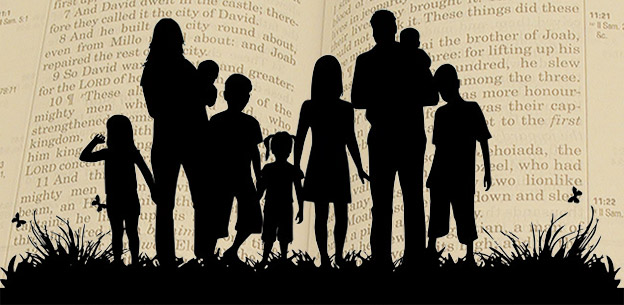
#> input picture assets/family.jpg, 624 x 305 px
$ python contourarea_02.py
#> lines starting #> are read from the running program, lines starting #| are printed output that depends on the picture; after the words box and inside, x2 and y2 are one past the last pixel; in counts of white or black regions, pixels touching at a corner belong together
import cv2

PURPLE = (75, 0, 130)
YELLOW = (0, 255, 255)
THICKNESS = 4
FONT = cv2.FONT_HERSHEY_SIMPLEX

img_color = cv2.imread("assets/family.jpg")
#> img_color is the input picture: shape (305, 624, 3); mean B, G, R 92, 108.9, 117
img_color = cv2.resize(img_color, None, None, fx=0.5, fy=0.5)
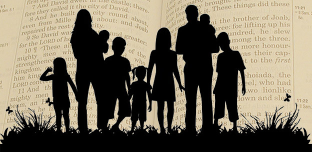
#> img_color: shape (152, 312, 3); mean B, G, R 92.3, 109.3, 117.4
img = cv2.cvtColor(img_color, cv2.COLOR_BGR2GRAY)
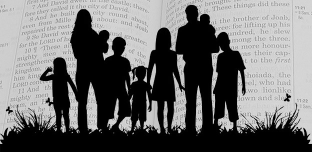
#> img: shape (152, 312); min 0, max 228, mean 109.8

blurred = cv2.GaussianBlur(img, (7, 7), 0)
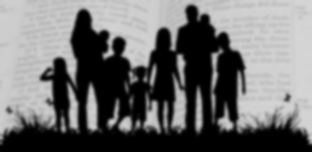
#> blurred: shape (152, 312); min 0, max 213, mean 109.8
blurred = cv2.bilateralFilter(blurred, 5, sigmaColor=50, sigmaSpace=50)
edged = cv2.Canny(blurred, 130, 150, 255)
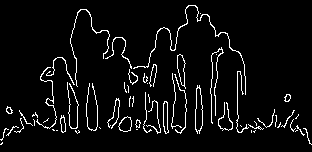
#> edged: shape (152, 312); 5.5% white in thin lines or dots

cv2.imshow("Outline of device", edged)
cv2.waitKey(0)

cnts, _ = cv2.findContours(edged, cv2.RETR_EXTERNAL, cv2.CHAIN_APPROX_SIMPLE)
#> cnts = 61 contours, 50 with area under 20; largest, box (x1, y1, x2, y2) and area: (195, 85, 203, 134) 250, (177, 54, 186, 89) 161, (118, 116, 132, 132) 142, (163, 101, 169, 134) 120, (60, 115, 66, 133) 60
# sort contours by area, and get the first 10
cnts = sorted(cnts, key=cv2.contourArea, reverse=True)[:10]
#> cnts = 10 contours; largest, box (x1, y1, x2, y2) and area: (195, 85, 203, 134) 250, (177, 54, 186, 89) 161, (118, 116, 132, 132) 142, (163, 101, 169, 134) 120, (60, 115, 66, 133) 60

for i, cnt in enumerate(cnts):
    cv2.drawContours(img_color, cnts, i, PURPLE, THICKNESS)
    x, y, w, h = cv2.boundingRect(cnt)
    cv2.rectangle(img_color, (x, y), (x + w, y + h), YELLOW, THICKNESS)
    area = round(cv2.contourArea(cnt), 1)
    peri = round(cv2.arcLength(cnt, closed=True), 1)
    print(f"ContourArea:{area}, Peri: {peri}")
    cv2.putText(img_color, "Area:" + str(area), (x, y - 15), FONT, 0.4, PURPLE, 1)
    cv2.putText(img_color, "Perimeter:" + str(peri), (x, y - 5), FONT, 0.4, PURPLE, 1)
#> this loop made 10 passes
#> (x, y, w, h, area, peri) on passes 1 to 10: (195, 85, 8, 49, 250, 112.6), (177, 54, 9, 35, 161, 78.6), (118, 116, 14, 16, 142, 47.8), (163, 101, 6, 33, 120, 70.5), (60, 115, 6, 18, 60, 43.3), (133, 5, 113, 90, 51, 591.9), (284, 94, 7, 8, 32, 23.3), (6, 106, 7, 8, 28.5, 22.7), (36, 67, 21, 62, 27.5, 237), (135, 119, 6, 9, 24, 23.3)
#| ContourArea:250.0, Peri: 112.6
#| ContourArea:161.0, Peri: 78.6
#| ContourArea:142.0, Peri: 47.8
#| ContourArea:120.0, Peri: 70.5
#| ContourArea:60.0, Peri: 43.3
#| ContourArea:51.0, Peri: 591.9
#| ContourArea:32.0, Peri: 23.3
#| ContourArea:28.5, Peri: 22.7
#> (further printed lines are left out)
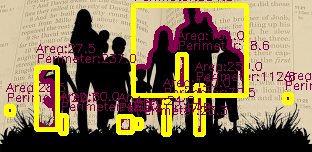
#> img_color: shape (152, 312, 3); 19.63% of pixels changed, all inside (x1, y1, x2, y2) = (4, 0, 312, 137)

cv2.imshow("Contours", img_color)
cv2.waitKey(0)

$ run again, with assets/belitung_raw.jpg copied over assets/family.jpg
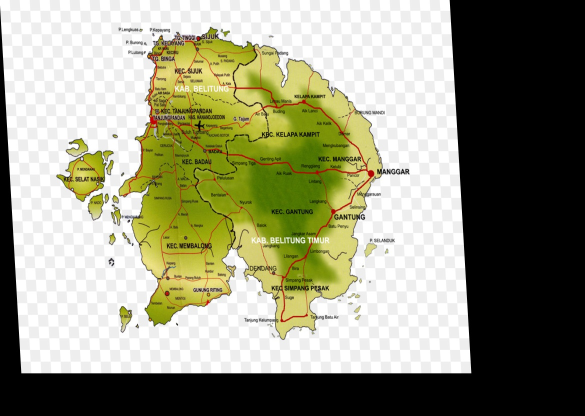
#> input picture assets/belitung_raw.jpg, 1170 x 832 px (shown at 1/2 size)
#> img_color is the input picture: shape (832, 1170, 3); mean B, G, R 123.7, 148.2, 147.8
#> `edged = cv2.Canny(blurred, 130, 150, 255)`:
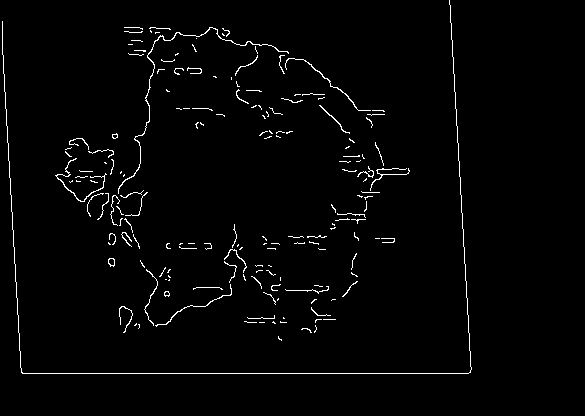
#> edged: shape (416, 585); 1.9% white in thin lines or dots, all inside (x1, y1, x2, y2) = (2, 0, 472, 374)
#> `cnts, _ = cv2.findContours(edged, cv2.RETR_EXTERNAL, cv2.CHAIN_APPROX_..`: cnts = 168 contours, 160 with area under 20; largest, box (x1, y1, x2, y2) and area: (118, 27, 289, 194) 87, (55, 158, 107, 202) 46, (108, 258, 115, 267) 40, (285, 58, 371, 111) 38, (155, 284, 232, 327) 26, (319, 105, 350, 134) 24, (164, 291, 170, 297) 20, (144, 269, 158, 326) 20
#> `cnts = sorted(cnts, key=cv2.contourArea, reverse=True)[:10]`: cnts = 10 contours, 2 with area under 20; largest, box (x1, y1, x2, y2) and area: (118, 27, 289, 194) 87, (55, 158, 107, 202) 46, (108, 258, 115, 267) 40, (285, 58, 371, 111) 38, (155, 284, 232, 327) 26, (319, 105, 350, 134) 24, (164, 291, 170, 297) 20, (144, 269, 158, 326) 20
#> the loop `for i, cnt in enumerate(cnts):` made 10 passes
#> (x, y, w, h, area, peri) on passes 1 to 8: (118, 27, 171, 167, 87, 717.4), (55, 158, 52, 44, 46.5, 281.5), (108, 258, 7, 9, 40.5, 25.9), (285, 58, 86, 53, 38, 243.8), (155, 284, 77, 43, 26.5, 202.8), (319, 105, 31, 29, 24.5, 87.3), (164, 291, 6, 6, 20, 18.5), (144, 269, 14, 57, 20, 141.7)
#> (printed output is left out)
#> after the loop `for i, cnt in enumerate(cnts):`:
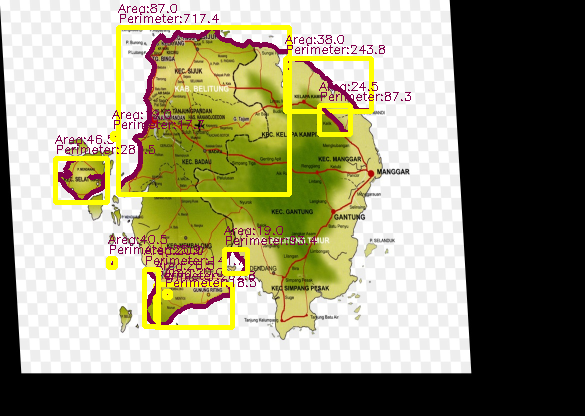
#> img_color: shape (416, 585, 3); mean B, G, R 116.2, 144.7, 147.7
